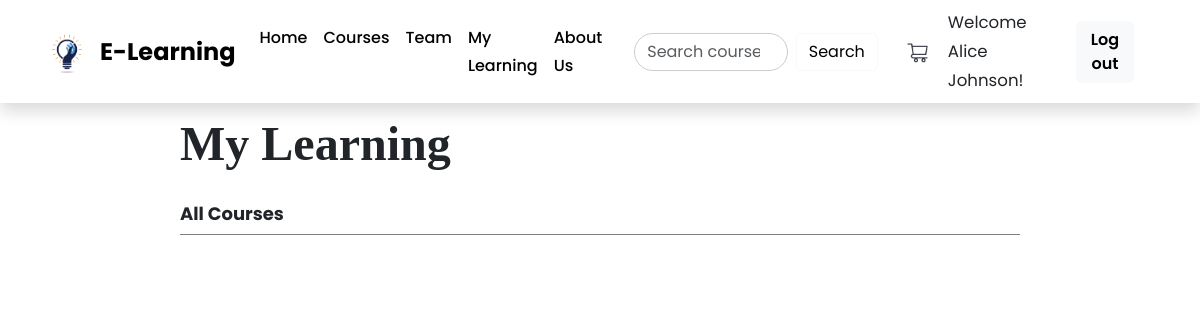
The page /my_learning/my_learning.php (signed in) on the database as committed earlier.
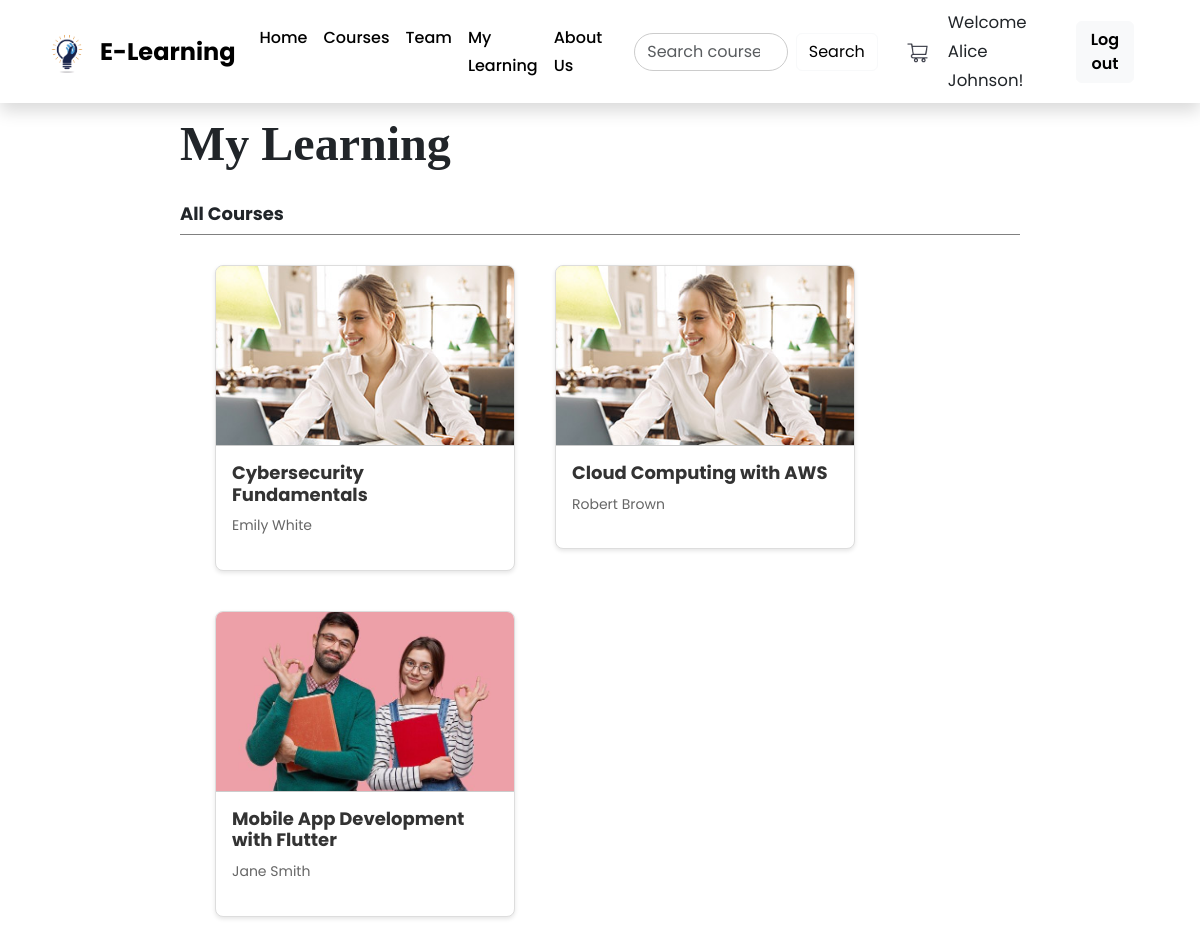
The same page on the database as committed later.
### tables this page shows
CREATE TABLE IF NOT EXISTS `old_cart` (
  `p_id` int DEFAULT NULL,
  `s_id` int DEFAULT NULL,
  `c_id` int DEFAULT NULL,
  KEY `p_id` (`p_id`),
  KEY `s_id` (`s_id`),
  KEY `c_id` (`c_id`)
);

CREATE TABLE IF NOT EXISTS `course` (
  `c_name` varchar(100) NOT NULL COMMENT 'Course Name',
  `c_id` int NOT NULL AUTO_INCREMENT COMMENT 'Course ID, Primary key that auto-increments',
  `c_desc` text NOT NULL COMMENT 'Description for course',
  `c_price` varchar(10) NOT NULL COMMENT 'Price of a course',
  `c_no_of_lessons` int NOT NULL COMMENT 'Number of lessons in a course',
  `c_image` varchar(100) NOT NULL COMMENT 'Path to course image',
  `i_id` int NOT NULL DEFAULT '1' COMMENT 'Instructor ID, foreign key from instructor table',
  `c_level` varchar(15) NOT NULL DEFAULT 'Beginner',
  PRIMARY KEY (`c_id`),
  KEY `fk_i_id` (`i_id`)
);

CREATE TABLE IF NOT EXISTS `instructor` (
  `i_name` varchar(50) NOT NULL COMMENT 'Instructor''s name',
  `i_id` int NOT NULL AUTO_INCREMENT COMMENT 'Instructor''s ID, Primary key, auto-incremented',
  `i_phone` varchar(13) NOT NULL COMMENT 'Instructor''s phone number',
  `i_email` varchar(40) NOT NULL COMMENT 'Instructor''s email address',
  `i_image` varchar(30) NOT NULL COMMENT 'Instructor''s Image Path',
  `i_bio` varchar(40) NOT NULL COMMENT 'Instructor''s Bio',
  `i_job_desc` varchar(1000) NOT NULL,
  PRIMARY KEY (`i_id`)
);

### my_learning/my_learning.php (the view, shortened to what this page needs)
<?php
$is_logged_in = isset($_SESSION['is_logged_in']);
$username = isset($_SESSION['username']) ? $_SESSION['username'] : '';
$s_id = $_SESSION['s_id'];
?>
<!DOCTYPE html>
<html lang="en">
<head>
    <link rel="stylesheet" href="../bootstrap/css/bootstrap.min.css">
    <link rel="stylesheet" href="../home/styles.css">
    <link rel="stylesheet" href="my_learning.css">
</head>
<body>
<header>
    <nav class="navbar navbar-expand-lg bg-primary shadow">
      <div class="container">
        <a class="navbar-brand d-flex align-items-center logo" href="#">
          <img src="../home/images/logo1.png" alt="Logo" width="50" height="50" class="me-2">
          <span>E-Learning</span>
        </a>
        <div class="collapse navbar-collapse" id="navbarNav">
          <ul class="navbar-nav ms-auto me-4">
            <li class="nav-item"><a class="nav-link text-light" href="../home/home.php">Home</a></li>
            <li class="nav-item"><a class="nav-link text-light" href="../home/home.php#courses">Courses</a></li>
            <li class="nav-item"><a class="nav-link text-light" href="../home/home.php#team">Team</a></li>
            <li class="nav-item"><a class="nav-link text-light" href="../my_learning/my_learning.php">My Learning</a></li>
            <li class="nav-item"><a class="nav-link text-light" href="../home/home.php#About-us">About Us</a></li>
          </ul>
    <form class="d-flex me-4" method="POST" action="../search/search.php">
        <input class="form-control me-2 search" type="search" name="searchQuery" placeholder="Search courses..." aria-label="Search" required>
        <button class="btn btn-outline-light" type="submit">Search</button>
    </form>
          <a href="../cart/cart.php" class="me-3 cart">
            <img src="../home/images/cart_icon.png" alt="Cart" width="30" height="30">
          </a>
          <?php if ($is_logged_in): ?>
            <span style="font-size: 65%; margin-right: 2%;">Welcome <?php echo $username; ?>! </span>
            <a href="../registration/logout.php" class="btn btn-light me-4">Log out</a>
          <?php else: ?>
            <a href="../registration/login.php" class="btn btn-light me-4">Login</a>
            <a href="../registration/signup.php" class="btn btn-warning">Sign Up</a>
          <?php endif; ?>
        </div>
      </div>
    </nav>
  </header>
    <section class="my-learning">
        <h1>My Learning</h1>
        <h3>All Courses</h3>
        <div class="Learning">
        <?php
            $conn = mysqli_connect("localhost", "root", "", "e_learning");
            $sql = "SELECT
                            old_cart.c_id,
                            course.c_name,
                            course.c_image,
                            instructor.i_name
                        FROM
                            old_cart
                        INNER JOIN
                            course
                        ON
                            old_cart.c_id = course.c_id
                        INNER JOIN
                            instructor
                        ON
                            course.i_id = instructor.i_id
                        WHERE
                            old_cart.s_id = '$s_id';";
            $result = mysqli_query($conn, $sql);
            while ($row = $result->fetch_assoc()) {
                echo '<a href="../course_content/course_page.php?c_id='.$row['c_id'] .'" class="card-link">'.
                        '<div class="card">'.
                            '<div class="card-header">'.
                            '<img src="../home/'.$row['c_image'].'" alt='.$row['c_name'].'/>'.
                                '<div class="overlay">'.
                                    '<i class="fas fa-play-circle play-icon"></i>'.
                                '</div>'.
                            '</div>'.
                            '<div class="card-body">'.
                            '<h2>'.$row['c_name'].'</h2>'.
                            '<p class="author">'.$row['i_name'].'</p>'.
                            '</div>'.
                        '</div>'.
                    '</a>';
            }
        ?>
        </div>
    </section>
</body>
</html>

### home/styles.css (style rules this page uses)
:root { --transition-1: 0.25s ease; --transition-2: 0.5s ease; }
body { padding-top: 60px; }
li { list-style-type: none; }
button { cursor: pointer; }
img { height: auto; display: flex; }
html { font-family: 'Poppins', sans-serif; font-size: 16px; scroll-behavior: smooth; }
body { font-size: 1.6rem; line-height: 1.75; }
.navbar { background-color: #fff !important; position: fixed; top: 0; left: 0; width: 100%; z-index: 1000; box-shadow: 0 4px 6px rgba(0, 0, 0, 0.1); }
.navbar-brand span { font-size: 1.5rem; font-weight: bold; color: #000; }
.nav-link { font-size: 1rem; font-weight: 500; color: #000 !important; }
.btn-light { color: #000 !important; font-weight: 600; }
.btn-light { color: #000 !important; }
.navbar .form-control { max-width: 400px; border-radius: 20px; border: 1px solid #ccc; }
.btn-outline-light { color: #000; width: 100px; }

### my_learning/my_learning.css (style rules this page uses)
body { margin-top: 35px; padding-left: 15%; padding-right: 15%; padding-bottom: 1%; font-family: 'Poppins', sans-serif; }
.my-learning { margin-top: 20px; padding: 0; }
h1 { margin-bottom: 30px; font-weight: bold; font-size: 48px; font-family: Georgia, 'Times New Roman', Times, serif; position: relative; transition: text-shadow 0.3s ease, transform 0.3s ease; }
h3 { font-size: 18px; font-weight: bold; padding-bottom: 10px; border-bottom: 1px solid gray; }
.Learning { display: flex; flex-wrap: wrap; gap: 40px; margin-top: 30px; padding: 0; padding-left: 35px; }
.card-link { text-decoration: none; color: inherit; display: block; width: 100%; max-width: 300px; }
.card { background: #fff; border: 1px solid #ddd; border-radius: 8px; box-shadow: 0 2px 4px rgba(0, 0, 0, 0.1); overflow: hidden; display: flex; flex-direction: column; position: relative; }
.card-header { position: relative; height: 180px; overflow: hidden; padding: 0%; }
.card-header img { width: 100%; height: 100%; object-fit: cover; }
.card-body { padding: 16px; }
.card-body h2 { font-size: 18px; margin-bottom: 8px; font-weight: bold; color: #333; }
.card-body .author { color: #666; font-size: 14px; }

Rows that differ between the two databases and show on the page:
added old_cart: c.c_image (picture), c.c_name "Cybersecurity Fundamentals", instructor.i_name "Emily White"
added old_cart: c.c_image (picture), c.c_name "Cloud Computing with AWS", instructor.i_name "Robert Brown"
added old_cart: c.c_image (picture), c.c_name "Mobile App Development with Flutter", instructor.i_name "Jane Smith"
